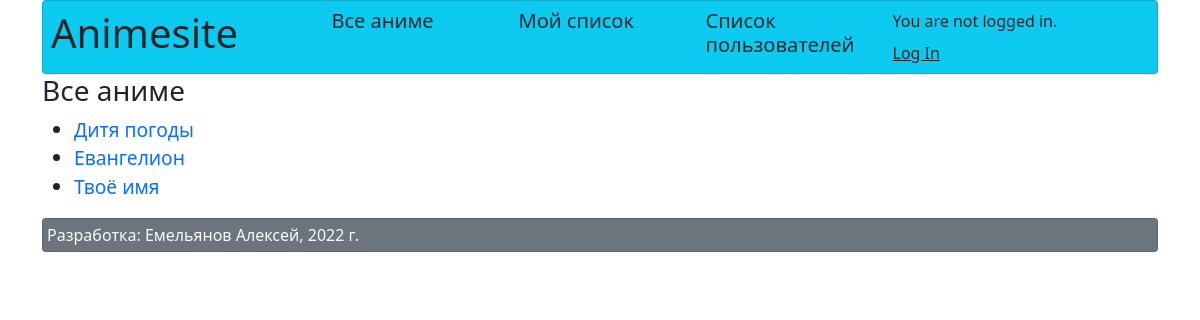
The app's page /anime/all, older data.
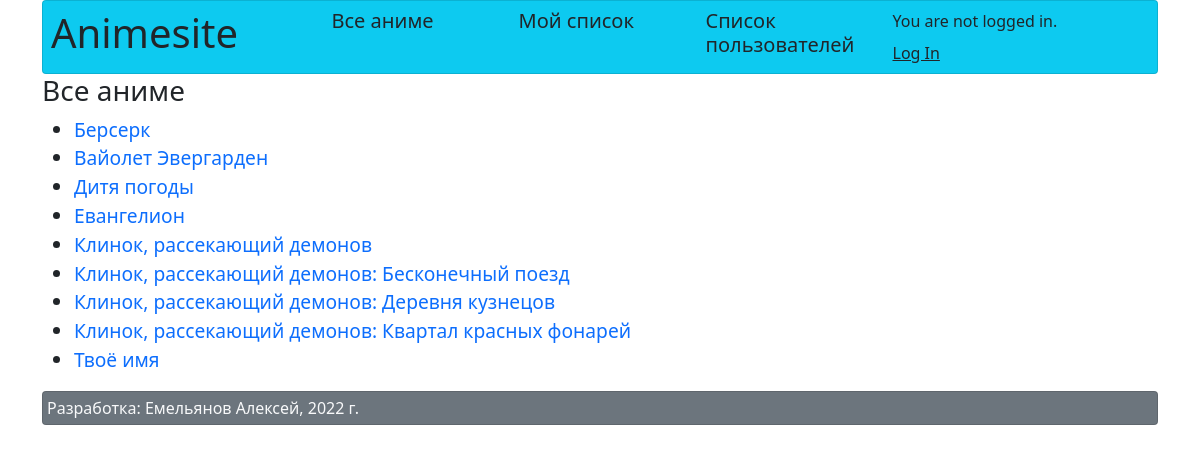
The same page, newer data.
### anime/models.py (models this page shows, shortened)
class Anime(models.Model):
    title = models.CharField(max_length=100)
    director = models.ForeignKey(Director, on_delete=models.CASCADE)
    studio = models.ForeignKey(Studio, on_delete=models.CASCADE)
    release_date = models.DateTimeField('release_date')
    image = models.FileField(upload_to="", blank=True, null=True)
    viewers = models.ManyToManyField(User, null=True, blank=True)
    description = models.CharField(max_length=3000, blank=True, null=True)
    link = models.CharField(max_length=1000, blank=True, null=True)

### anime/views.py (the view)
# urls.py: path('anime/all', views.AnimeAllListView.as_view(), name='all_anime'),
class AnimeAllListView(ListView):
    model = Anime
    template_name = 'anime/anime_all.html'
    def get_ordering(self):
        return 'title'

### templates/anime/anime_all.html (shortened to what this page needs)
{% extends 'base.html' %}
{% load static %}
{% block content %}
    <h3>Все аниме</h3>
    <ul>
        {% for anime in object_list %}
            <big><li><a class="text-decoration-none" href="{% url 'anime:anime_info' anime.id %}">{{ anime.title }}</a></li></big>
        {% endfor %}
    </ul>
{% endblock %}

Row changes from the older to the newer data that the page shows:
added Anime: title "Берсерк"
added Anime: title "Вайолет Эвергарден"
added Anime: title "Клинок, рассекающий демонов"
added Anime: title "Клинок, рассекающий демонов: Бесконечный поезд"
added Anime: title "Клинок, рассекающий демонов: Деревня кузнецов"
added Anime: title "Клинок, рассекающий демонов: Квартал красных фонарей"
